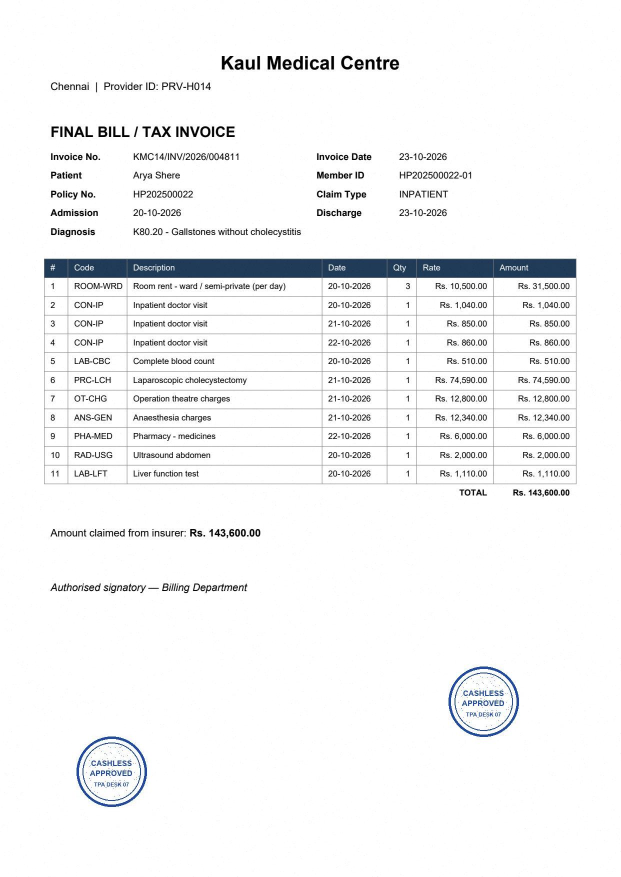
#> input picture sample_data/documents/images/bill_cloned_stamp.jpg, 1241 x 1754 px (shown at 1/2 size)
$ python -i duplicates.py   (imports and definitions only)
#> lines starting #> are read from the running program, lines starting #| are printed output that depends on the picture
#> further down, picture is the input picture: PIL image 1241x1754 RGB; mean R, G, B 243.5, 244.1, 244.8
"""Duplicate / reused document images.

Stage 1: perceptual hashes (pHash, dHash) shortlist candidates cheaply and catch re-saved or resized copies.
Stage 2: SIFT + RANSAC homography aligns each candidate onto the page (handles crops and scale) and compares
the aligned ink. Bills printed from the same hospital template share layout but not their figures and
names, so ink overlap — not layout similarity — decides whether it is the same document."""

from __future__ import annotations

from dataclasses import dataclass

import cv2
import imagehash
import numpy as np
from PIL import Image

SHORTLIST = 8
MIN_INLIERS = 40
EXACT_HASH = 4  # pHash Hamming distance
SAME_DOC_INK = 0.97  # aligned ink agreement; different bills on one template measure <= 0.95


@dataclass
class Fingerprint:
    phash: str
    dhash: str


def fingerprint(img: Image.Image) -> Fingerprint:
    return Fingerprint(str(imagehash.phash(img)), str(imagehash.dhash(img)))


def hash_distance(a: str, b: str) -> int:
    return imagehash.hex_to_hash(a) - imagehash.hex_to_hash(b)


WORK_SIDE = 1000  # match on a downscaled page: fast, and ink agreement is scale-tolerant
_FEATURES: dict[str, tuple] = {}


def _prep(img: Image.Image, key: str | None = None) -> tuple[np.ndarray, list, np.ndarray | None]:
    """Downscaled grayscale + SIFT features, cached per key (fingerprint image path)."""
    if key and key in _FEATURES:
        return _FEATURES[key]
    g = np.asarray(img.convert("L"))
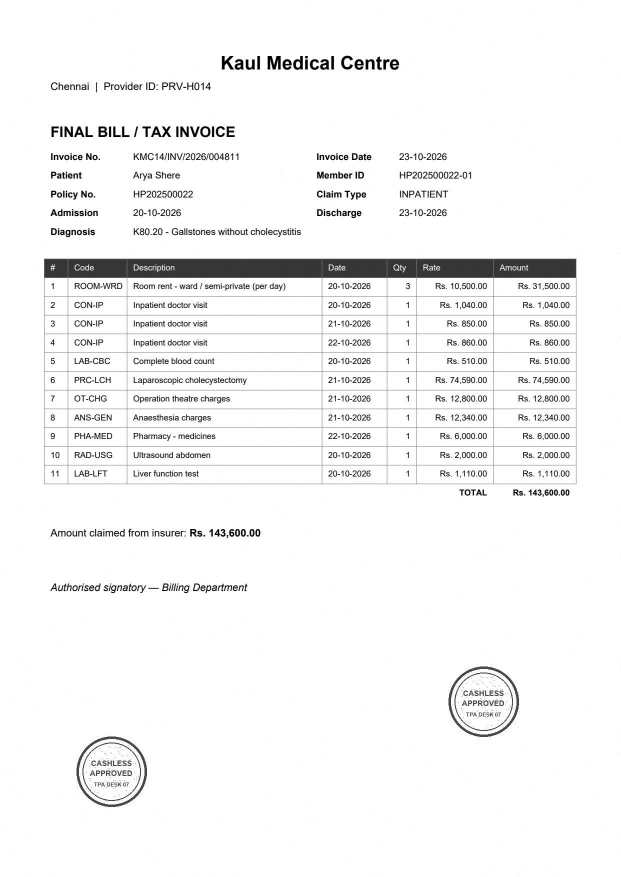
#> g: shape (1754, 1241) (shown at 1/2 size); min 0, max 255, mean 244
    f = WORK_SIDE / max(g.shape)
#> f = 0.57
    if f < 1:
        g = cv2.resize(g, (int(g.shape[1] * f), int(g.shape[0] * f)), interpolation=cv2.INTER_AREA)
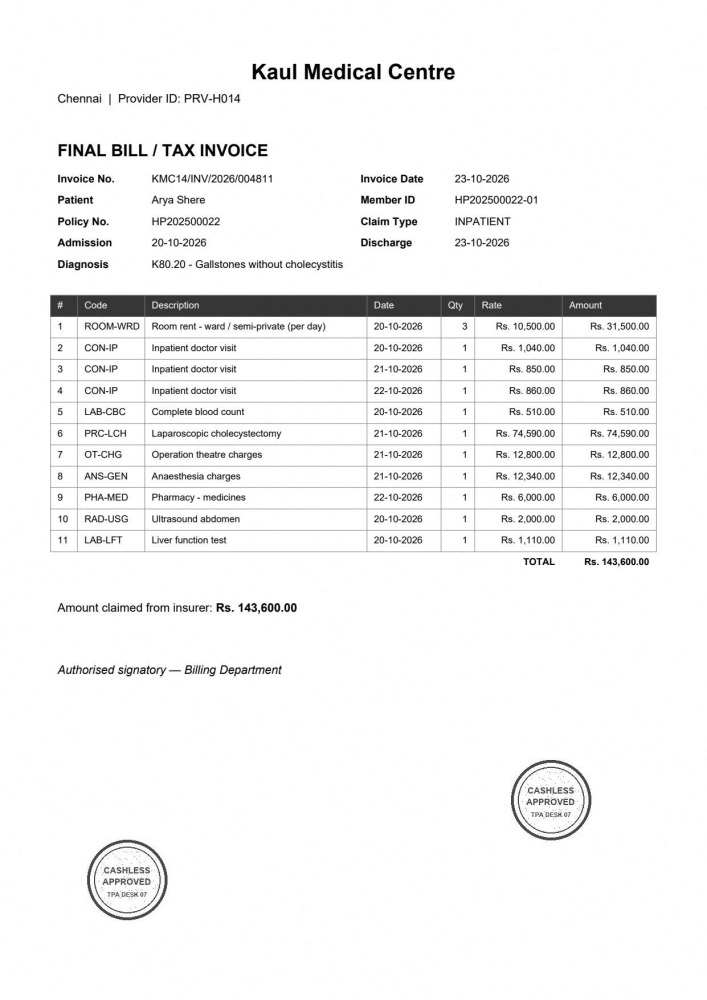
#> g: shape (1000, 707); min 0, max 255, mean 244
    kps, des = cv2.SIFT_create(nfeatures=3000).detectAndCompute(g, None)
#> kps = 1904 keypoints; strongest (x, y, size): (349, 65, 1.9), (272, 75, 2), (369, 76, 2), (327, 71, 2)
    out = (g, [k.pt for k in kps], des)
    if key:
        _FEATURES[key] = out
    return out


def compare(query: Image.Image, candidate: Image.Image, query_key: str | None = None,
            candidate_key: str | None = None) -> dict:
    """Align candidate onto query (SIFT + RANSAC homography) and measure aligned ink agreement (0-1)."""
    q, pq, dq = _prep(query, query_key)
    c, pc, dc = _prep(candidate, candidate_key)
    if dq is None or dc is None or len(pq) < 10 or len(pc) < 10:
        return {"inliers": 0, "ink_agreement": 0.0}
    good = [m for m, n in cv2.BFMatcher(cv2.NORM_L2).knnMatch(dc, dq, k=2) if m.distance < 0.75 * n.distance]
    if len(good) < MIN_INLIERS:
        return {"inliers": len(good), "ink_agreement": 0.0}
    src = np.float32([pc[m.queryIdx] for m in good])
    dst = np.float32([pq[m.trainIdx] for m in good])
    H, mask = cv2.findHomography(src, dst, cv2.RANSAC, 3.0)
    inliers = int(mask.sum()) if mask is not None else 0
    if H is None or inliers < MIN_INLIERS:
        return {"inliers": inliers, "ink_agreement": 0.0}
    size = (q.shape[1], q.shape[0])
    warped = cv2.warpPerspective(c, H, size, borderValue=255)
    valid = cv2.warpPerspective(np.full_like(c, 255), H, size, borderValue=0) > 0
    a, b = (q < 140) & valid, (warped < 140) & valid
    kernel = np.ones((3, 3), np.uint8)
    a_d, b_d = cv2.dilate(a.astype(np.uint8), kernel) > 0, cv2.dilate(b.astype(np.uint8), kernel) > 0
    # Share of each page's ink that lands on the other's ink (symmetric, 1px tolerance).
    agree = min((a & b_d).sum() / max(a.sum(), 1), (b & a_d).sum() / max(b.sum(), 1))
    scale = float(np.sqrt(abs(np.linalg.det(H[:2, :2]))))
    return {"inliers": inliers, "ink_agreement": round(float(agree), 3), "overlap": round(float(valid.mean()), 3),
            "scale": round(scale, 3)}

>>> from PIL import Image
>>> picture = Image.open('../../../sample_data/documents/images/bill_cloned_stamp.jpg')
>>> result = _prep(picture)

$ run again, on sample_data/documents/images/bill_reused_resized.jpg
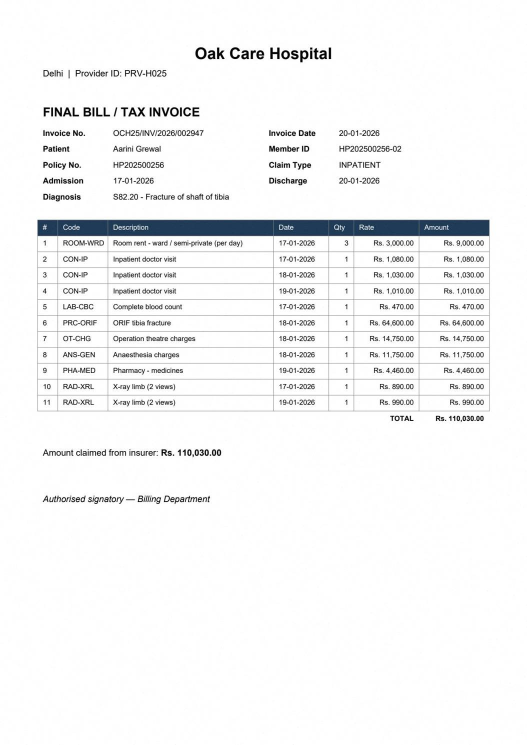
#> input picture sample_data/documents/images/bill_reused_resized.jpg, 1054 x 1490 px (shown at 1/2 size)
#> picture is the input picture: PIL image 1054x1490 RGB; mean R, G, B 244.2, 244.7, 245.1
#> in _prep, `g = cv2.resize(g, (int(g.shape[1] * f), int(g.shape[0] * f)), interpol..`:
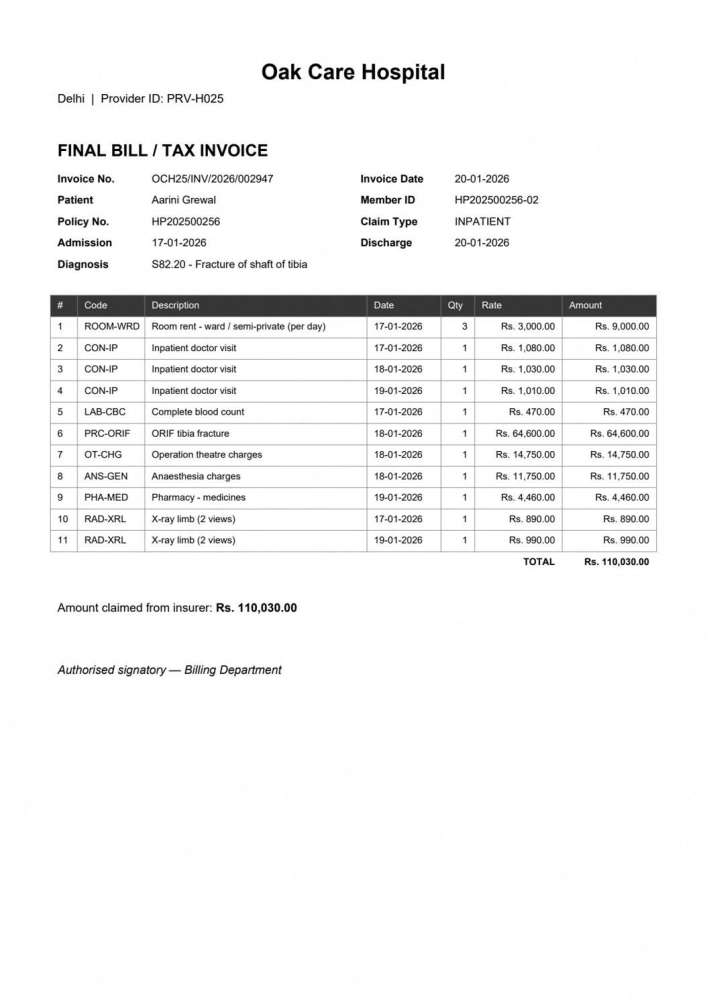
#> g: shape (1000, 707); min 0, max 255, mean 244.6
#> kps = 1867 keypoints; strongest (x, y, size): (417, 65, 1.9), (328, 75, 1.9), (433, 75, 1.9), (283, 75, 1.9)
